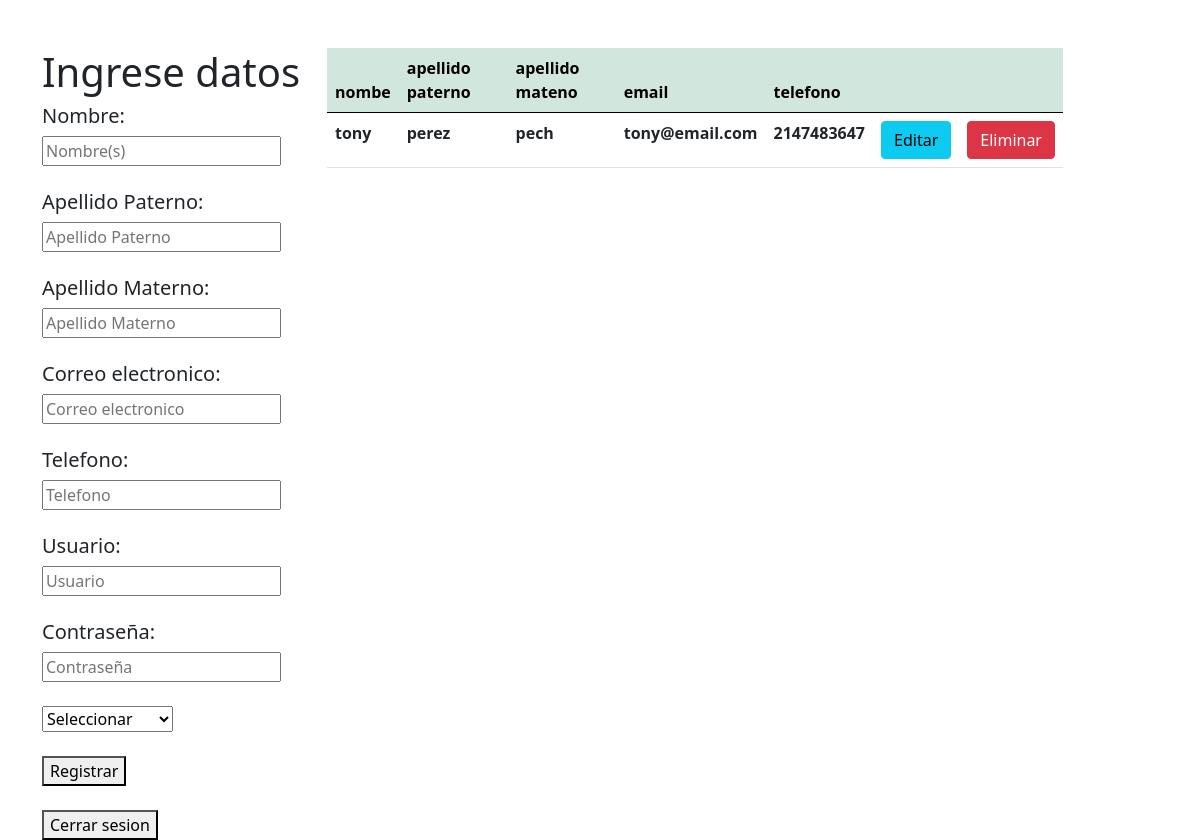
Before: /CRUD/create.php with the older database file.
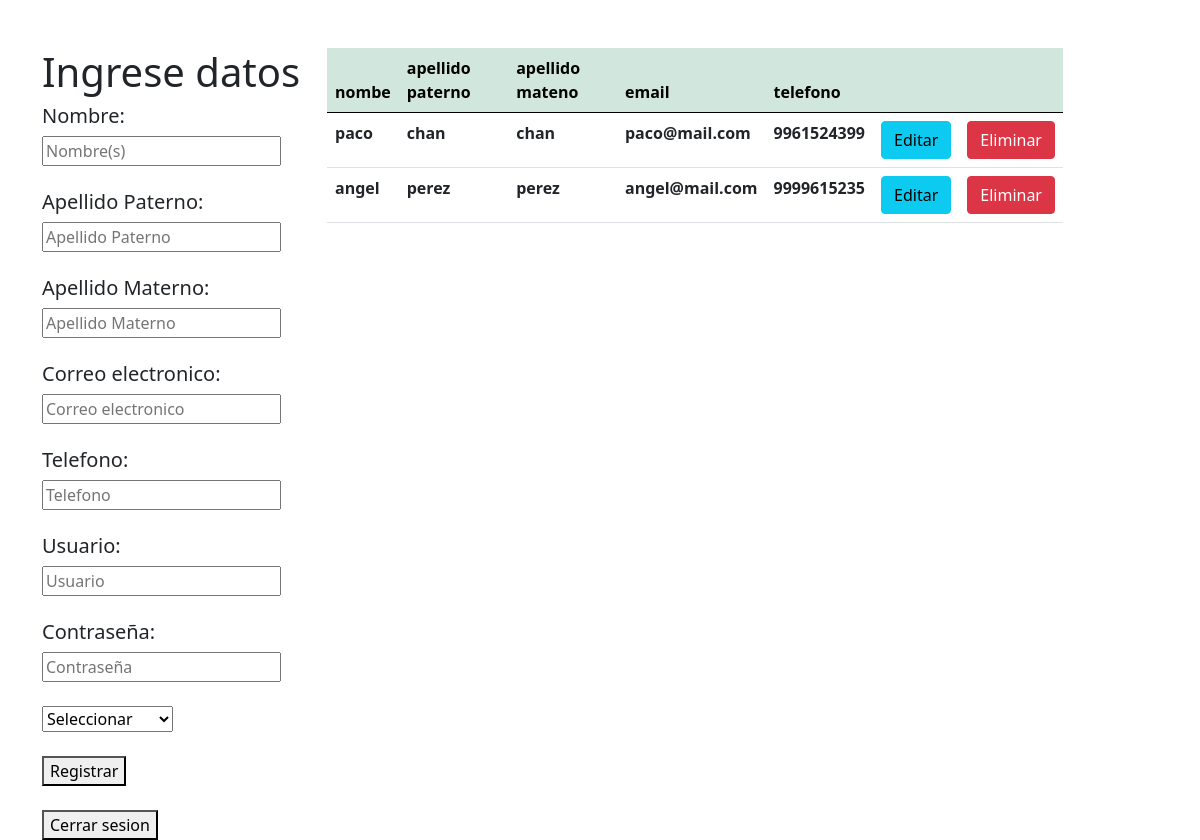
After: the same page with the newer database file.
### tables this page shows
CREATE TABLE `administradores` (
  `id` int(11) NOT NULL,
  `nombre` varchar(50) NOT NULL,
  `apellido_paterno` varchar(50) NOT NULL,
  `apellido_materno` varchar(50) NOT NULL,
  `email` varchar(150) NOT NULL,
  `telefono` bigint(10) NOT NULL
);

### CRUD/read.php (called while the page is built, shortened)
<?php
    include("../sql/conexion.php");
$select_admin="SELECT * FROM administradores";
$query_admin=mysqli_query($conn,$select_admin);
?>

### CRUD/create.php (the view, shortened to what this page needs)
<?php
    include("../sql/conexion.php");
    include("read.php");
?>
<!DOCTYPE html>
<html lang="en">
<head>
    <link href="css/style.css" rel="stylesheet">
    <link href="https://cdn.jsdelivr.net/npm/bootstrap@5.0.0-beta1/dist/css/bootstrap.min.css" rel="stylesheet"
>
</head>
<body>
    <div class="container mt-5">
        <div class="row">
            <div class="col-md-3">
                <h1>Ingrese datos</h1>
                <form action="insertar.php" method="POST">
                    <h5>Nombre:</h5>
                    <input type="text" placeholder="Nombre(s)" name="name" required /><br><br>
                    <h5>Apellido Paterno:</h5>
                    <input type="text" placeholder="Apellido Paterno" name="ape_pat" required /><br><br>
                    <h5>Apellido Materno:</h5>
                    <input type="text" placeholder="Apellido Materno" name="ape_mat" required /><br><br>
                    <h5>Correo electronico:</h5>
                    <input type="text" placeholder="Correo electronico" name="email" required /><br><br>
                    <h5>Telefono:</h5>
                    <input type="text" placeholder="Telefono" name="tel" required /><br><br>
                    <h5>Usuario:</h5>
                    <input type="text" placeholder="Usuario" name="user" required /><br><br>
                    <h5>Contraseña:</h5>
                    <input type="text" placeholder="Contraseña" name="contra" required /><br><br>
                    <select name="rol" required>
                        <option value="0" style="display:none;"><label>Seleccionar</label></option>
                    </select>
                    <br><br>
                    <button type="submit" class="boton_entrar" name="registrar">Registrar</button>
                    <br><br>
                    <a href="../index.php"><button type="button">Cerrar sesion</button></a>
                </form>
            </div>
            <div class="col-md-8">
                <table class="table">
                    <thead class="table-success table-striped">
                        <tr>
                            <th>nombe</th>
                            <th>apellido paterno</th>
                            <th>apellido mateno</th>
                            <th>email</th>
                            <th>telefono</th>
                            <th></th>
                            <th></th>
                        </tr>
                    </thead>
                    <tbody>
                        <?php
                                         while($row=mysqli_fetch_array($query_admin)){
                        ?>
                        <tr>
                            <th><?php  echo $row['nombre']?></th>
                            <th><?php  echo $row['apellido_paterno']?></th>
                            <th><?php  echo $row['apellido_materno']?></th>
                            <th><?php  echo $row['email']?></th>
                            <th><?php  echo $row['telefono']?></th>
                            <th><a href="edit.php?id=<?php echo $row['id'] ?>"
                                    class="btn btn-info">Editar</a></th>
                            <th><a href="delete.php?id=<?php echo $row['id'] ?>"
                                    class="btn btn-danger">Eliminar</a></th>
                        </tr>
                        <?php
                                            }
                                        ?>
                    </tbody>
                </table>
            </div>
        </div>
    </div>
</body>
</html>

### style.css (style rules this page uses)
body { background:url('http://cdn.wallpapersafari.com/13/6/Mpsg2b.jpg'); margin:0px; font-family: 'Ubuntu', sans-serif; background-size: 100% 110%; background-attachment: fixed; }
h1, h2, h3, h4, h5, h6, a { margin:0; padding:0; }

Changed rows visible on the page:
removed administradores: nombre "tony", apellido_paterno "perez", apellido_materno "pech", email "tony@email.com", telefono "2147483647"
added administradores: nombre "paco", apellido_paterno "chan", apellido_materno "chan", email "paco@mail.com", telefono "9961524399"
added administradores: nombre "angel", apellido_paterno "perez", apellido_materno "perez", email "angel@mail.com", telefono "9999615235"
